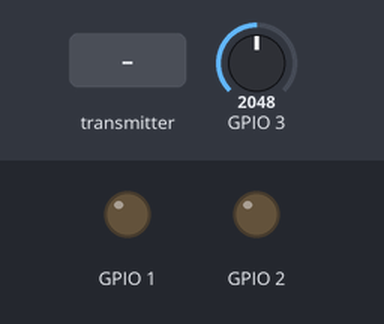
Recording of a sketch running on a simulated ESP32. Parts: output pins drawn as LEDs (lit = HIGH). The test bench sets the inputs (shaded band); at power-on: GPIO 3 = 2048. What the sketch prints to the serial monitor is not drawn.

Above: at 2.2 s.
2.3 s: the transmitter starts sending newvoltage = 0
At 2.7 s:
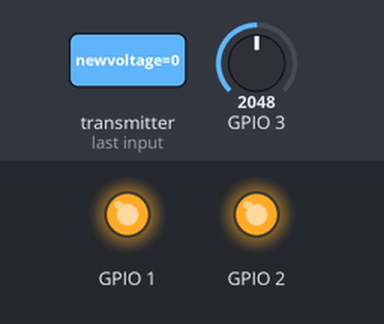
3.8 s: the transmitter starts sending flag = 1
At 5.0 s:
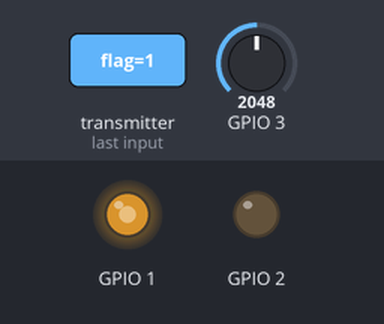
5.3 s: the transmitter starts sending flag = 0
At 6.2 s:
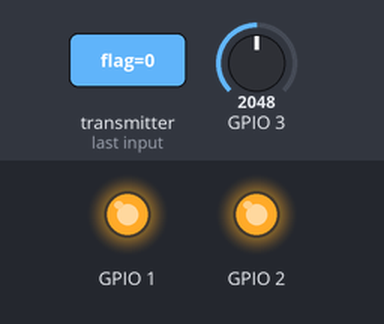
Timing chart, 0 to 8.3 s (numbered marks = the images above; inputs shaded):
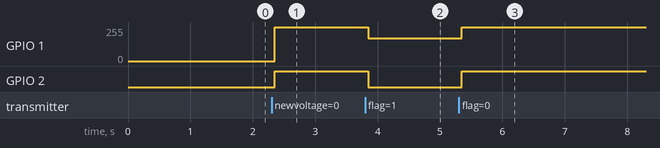

Measured:
- after the input at 2.3 s, GPIO 1: 0/255 → 255/255 after 0.05 s; GPIO 2: LOW → HIGH after 0.05 s
- after the input at 3.8 s, GPIO 1: 255/255 → 169/255 after 0.05 s; GPIO 2: HIGH → LOW after 0.05 s
- after the input at 5.3 s, GPIO 1: 169/255 → 255/255 after 0.05 s; GPIO 2: LOW → HIGH after 0.05 s

The sketch:

GPT3_1114_train.ino
```cpp
#include <esp_now.h>
#include <WiFi.h>
#include "constant.h"
// ===== 受信コールバック =====
void OnDataRecv(const esp_now_recv_info *info, const uint8_t *incomingData, int len) {
  memcpy(&recvData, incomingData, sizeof(recvData));
  Serial.println("recv.newvoltage");
  Serial.println(recvData.newvoltage);
  switch (recvData.flag) {
    case 0: Serial.println("停止");
    brake(); break;
    case 1: Serial.println("前進");
    forward(170);break;
    case 2: Serial.println("後退");
    reverse(150); break;
    default: break;
  }
}
// ===== 送信完了コールバック =====
void OnDataSent(const wifi_tx_info_t *info, esp_now_send_status_t status) {
  //Serial.print("Send Status: ");
  //Serial.println(status == ESP_NOW_SEND_SUCCESS ? "Success" : "Fail");
}
void setup() {
  Serial.begin(115200);
  delay(1000);
  ledcAttachChannel(in1, freq, resolution,ch1);
  ledcAttachChannel(in2, freq, resolution,ch2);
  APSTA();
  StatiNowpeer();
  }
void loop() {
  //forward(180);
  readV();
  delay(2000);
}
```

CONTROL.ino
```cpp
// 正転
void forward(uint32_t pwm) {
  if (pwm > VALUE_MAX) {
    pwm = VALUE_MAX;
  }
  ledcWrite(in1, pwm);
  ledcWrite(in2, 0);
}

// 逆転
void reverse(uint32_t pwm) {
  if (pwm > VALUE_MAX) {
    pwm = VALUE_MAX;
  }
  ledcWrite(in1, 0);
  ledcWrite(in2, pwm);
}

// ブレーキ
void brake() {

  ledcWrite(in1, VALUE_MAX);
  ledcWrite(in2, VALUE_MAX);

}

// 空転
void coast() {
  ledcWrite(in1, 0);
  ledcWrite(in2, 0);
}
```

StatiNowpeer.ino
```cpp
void StatiNowpeer(){
if (esp_now_init() != ESP_OK) {
    Serial.println("ESP-NOW init failed!");
    return;
  }

  esp_now_register_recv_cb(OnDataRecv);
  esp_now_register_send_cb(OnDataSent);

  esp_now_peer_info_t peerInfo = {};
  memcpy(peerInfo.peer_addr, stationAddress, 6);
  peerInfo.channel = 1;
  peerInfo.encrypt = false;
  if (esp_now_add_peer(&peerInfo) != ESP_OK) {
    Serial.println("peer失敗");
    return;
  }
}
```

ap-sta.ino
```cpp
void APSTA(){
WiFi.mode(WIFI_STA);
//WiFi.mode(WIFI_AP_STA);///
  /*
  WiFi.softAP("esp-AP181", "12345678");
  const IPAddress ip(192, 168, 4, 181);
  const IPAddress gateway(192, 168, 4, 1);
  const IPAddress netmask(255, 255, 255, 0);
  WiFi.softAPConfig(ip, gateway, netmask);

  Serial.println("=== Train (AP181) Started ===");
  Serial.print("AP SSID: "); Serial.println("esp-AP181");
  Serial.print("STA MAC: "); Serial.println(WiFi.macAddress());
  Serial.print("AP MAC: ");  Serial.println(WiFi.softAPmacAddress());
  */
}
```

constant.h
```cpp
#ifndef CONSTANT_H
#define CONSTANT_H
// Station（親）の STAモードMACアドレス
uint8_t stationAddress[] = {0xA0, 0xB7, 0x65, 0x58, 0x7A, 0xFC};

// データ構造体
typedef struct struct_message {
  //int command;
  float voltage;
} struct_message;
struct_message sendData;
//struct_message recvData;

//// Station→Trainへデータ（電圧＋フラグ）
typedef struct struct_return {
  float newvoltage;
  uint8_t flag;
  uint16_t Send1;
} struct_return;
struct_return recvData;


uint32_t pwm;
const int VALUE_MAX = 255;      // PWMの最大値
const int ledPin =6;
const int in1 = 1;//23
const int in2 = 2;//22
const int freq = 5000;
#define resolution 8
const int ch1 =1;
const int ch2 =2;
const int ch0 =0;
int webstopFlag=0;
bool ledFlag = true;      // LED制御フラグ
bool UpdateFlag = false;
String UpdateURL = "";
//===================================
  int Send1;//speed
  int Send2;//speed
  int Send3;//speed
  int Send4;//speed
  int ctr;
  int Train1;//poji
  int Train2;//poji
  int Train3;//poji
  int Train4;//poji
  int Data5;   //servo In
  int Data6;  //servo Out
  int Data7;   //sub_start   1
  int T2ADC;
#endif
//----------------------------------------
```

readV.ino
```cpp
// ===== 電圧読み取り =====
float readBattery() {
  int adc = analogRead(3); // GPIO3 (例)
  float v = (adc / 4095.0) * 1.7 * 5.0;  // 分圧×3.3V基準
  return v;
}
void readV(){
unsigned long lastVoltageTime = 0;
const unsigned long voltageInterval = 1000; // 3秒ごと


// 電圧を3秒ごとに送信
  if (millis() - lastVoltageTime > voltageInterval) {
    lastVoltageTime = millis();
    sendData.voltage = readBattery();
    esp_err_t result = esp_now_send(stationAddress, (uint8_t *)&sendData, sizeof(sendData));
    if(result==ESP_OK){
    Serial.println("Send Voltage ");
    Serial.println(sendData.voltage, 2);
    //Serial.println(" V");
  } else {
    Serial.println("送信エラー❣");
  }
  }
}
```
